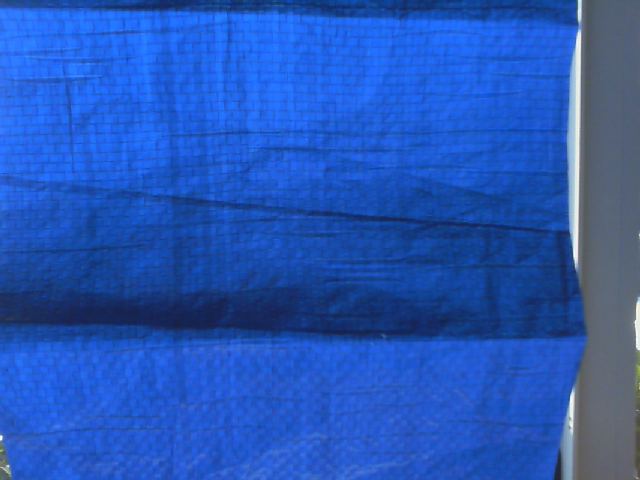
#> input picture images/BlueTarp.png, 640 x 480 px, given in place of the camera
$ python tarp_tracking_USB.py   (older library calls are emulated)
#> lines starting #> are read from the running program, lines starting #| are printed output that depends on the picture; after the words box and inside, x2 and y2 are one past the last pixel; in counts of white or black regions, pixels touching at a corner belong together
### pyimagesearch/shapedetector.py
# import the necessary packages
import cv2

class ShapeDetector:
	def __init__(self):
		pass

	def detect(self, c):
		# initialize the shape name and approximate the contour
		shape = "unidentified"
		peri = cv2.arcLength(c, True)
		approx = cv2.approxPolyDP(c, 0.04 * peri, True)

		# if the shape is a triangle, it will have 3 vertices
		if len(approx) == 3:
			shape = "triangle"

		# if the shape has 4 vertices, it is either a square or
		# a rectangle
		elif len(approx) == 4:
			# compute the bounding box of the contour and use the
			# bounding box to compute the aspect ratio
			(x, y, w, h) = cv2.boundingRect(approx)
			ar = w / float(h)

			# a square will have an aspect ratio that is approximately
			# equal to one, otherwise, the shape is a rectangle
			shape = "square" if ar >= 0.95 and ar <= 1.05 else "rectangle"

		# if the shape is a pentagon, it will have 5 vertices
		elif len(approx) == 5:
			shape = "pentagon"

		# otherwise, we assume the shape is a circle
		else:
			shape = "circle"

		# return the name of the shape
		return shape

### pyimagesearch/remove_contours.py
# USAGE
# python remove_contours.py

# import the necessary packages
import numpy as np
import cv2

def is_contour_bad(c):
	# approximate the contour
	peri = cv2.arcLength(c, True)
	approx = cv2.approxPolyDP(c, 0.02 * peri, True)

	# the contour is 'bad' if it is not a rectangle
	return not len(approx) == 4

### tarp_tracking_USB.py
# import the necessary packages
from pyimagesearch.shapedetector import ShapeDetector
from pyimagesearch.remove_contours import is_contour_bad
import time
import cv2
import imutils
import numpy as np

# initialize the camera by creating a VideoCapture Object.
# the ID passed is simply thy camera number (0 or -1 will be passed if only 1 camera attached.)
camera = cv2.VideoCapture(0)

# allow the camera to warmup
time.sleep(0.1)

# Create color ranges for Mask Filtering.
blueRange = (np.array([100, 110, 110]), np.array([120, 255, 255]))
yellowRange = (np.array([19, 100, 100]), np.array([39, 255, 255]))
redRange = (np.array([164, 100, 100]), np.array([184, 255, 255]))

#Initialize center variables to prevent undefined error.
cX = 1
cY = 1

# capture frames from the camera
while(True):
	# Capture the video feed frame-by-frame
	ret, image = camera.read()
#> image is the input picture: shape (480, 640, 3); mean B, G, R 183.6, 86.7, 37.8
	resized = imutils.resize(image, width=300)
	ratio = image.shape[0] / float(resized.shape[0])
#> ratio = 2.13

	# Blur the image to help with shape recognition.

	blurred = cv2.GaussianBlur(resized, (21, 21), 0)
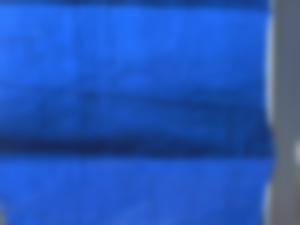
#> blurred: shape (225, 300, 3); mean B, G, R 183.6, 86.7, 37.8

	# Convert image to HSV and make a mask for Blue, Yellow and Red.
	hsv = cv2.cvtColor(blurred, cv2.COLOR_BGR2HSV)
#> hsv: shape (225, 300, 3); mean H, S, V 109.8, 196.6, 183.7
	threshYellow = cv2.inRange(hsv, yellowRange[0], yellowRange[1])
#> threshYellow: shape (225, 300); every value is 0
	threshBlue = cv2.inRange(hsv, blueRange[0], blueRange[1])
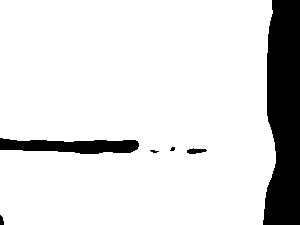
#> threshBlue: shape (225, 300); 87.2% white; 6 black regions (2 under 20 px)
	threshRed = cv2.inRange(hsv, redRange[0], redRange[1])

	# Combine the masks.
	thresh = threshYellow + threshBlue + threshRed

	# find contours in the thresholded image
	cnts = cv2.findContours(thresh.copy(), cv2.RETR_EXTERNAL,
		cv2.CHAIN_APPROX_SIMPLE)
#> cnts = 1 contour; box (x1, y1, x2, y2) and area: (0, 0, 276, 225) 58338
	cnts = cnts[0] if imutils.is_cv2() else cnts[1]

	# Remember to generalize the resolution when we move onto the PI!!!!
	badMask = np.ones((480,640,3), dtype="uint8") * 255

	# initialize the shape detector.
	sd = ShapeDetector()

	# loop over the contours
	for c in cnts:

		# compute the center of the contour
		M = cv2.moments(c)
		try:
			cX = int((M["m10"] / M["m00"]) * ratio)
			cY = int((M["m01"] / M["m00"]) * ratio)
		except ZeroDivisionError:
			# print ("Error. We dont care")
			DoNotPrint = True
		# detect the shape of the contour.
		shape = sd.detect(c)

		# multiply the contour (x, y)-coordinates by the resize ratio,
		c = c.astype("float")
		c *= ratio
		c = c.astype("int")

		# if the contour is bad, draw it on the mask.
		if is_contour_bad(c):
			cv2.drawContours(badMask, [c], -1, 0, -1)

		# Remove the bad contours from the image.
		#image = image * badMask
		# cv2.bitwise_and(image, image, mask=badMask)

		# Draw the remaining contours and the name of the shape.
		text = "{}".format(shape)
		if not(is_contour_bad(c)):
			cv2.drawContours(image, [c], -1, (0, 255, 0), 2)
			cv2.putText(image, text, (cX, cY),
				cv2.FONT_HERSHEY_SIMPLEX, 0.5, (255, 255, 255), 2)

		# show the output image
		cv2.imshow("Image", image)
		cv2.imshow("Bad Masks", badMask)
#> this loop made 1 pass
#> (cX, cY, shape, text) on pass 1: (290, 236, 'circle', 'circle')
#> pass 1, `cv2.imshow("Bad Masks", badMask)`:
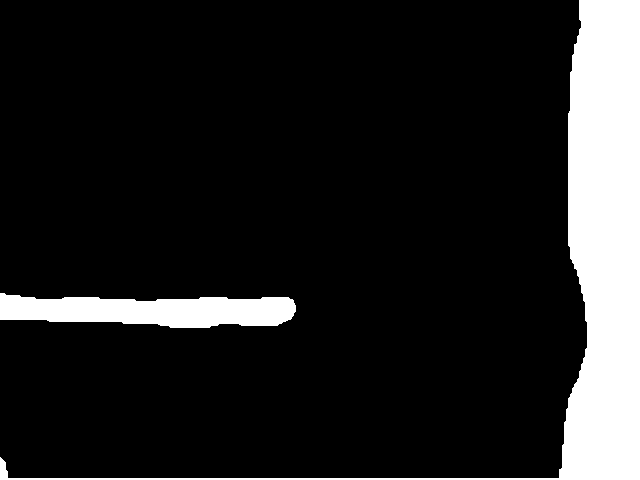
#> window 'Bad Masks': shape (480, 640, 3); 13.4% white; 2 white regions, box (x1, y1, x2, y2) and area: (0, 0, 640, 480) 33634, (0, 293, 296, 328) 7524
	# show the frame
	#cv2.imshow("Frame", image)
	key = cv2.waitKey(1) & 0xFF
#> (key q is pressed here)


	# if the `q` key was pressed, break from the loop
	if key == ord("q"):
		break

print (len(cnts))
#| 1
camera.release()
cv2.destroyAllWindows()
